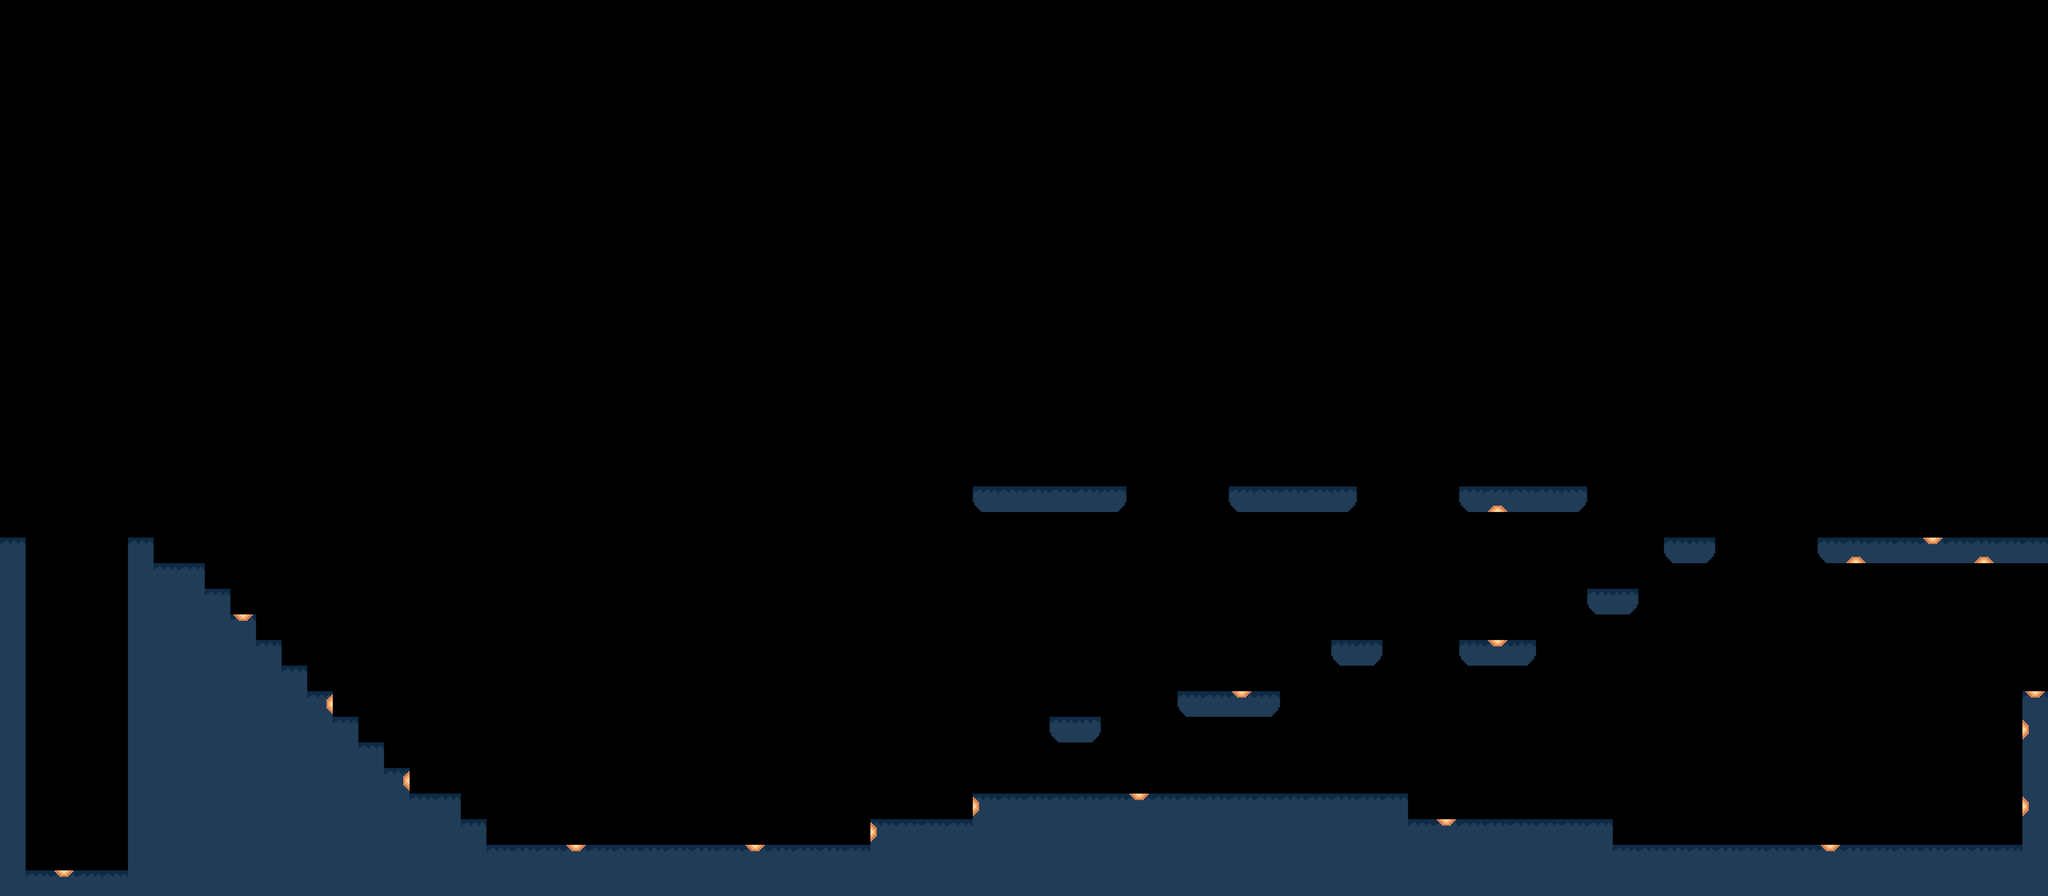

The image is a tile-based game level rendered from a .tmx file. Its description and source (layers, tilesets, objects; grid data summarised) follow:
An orthogonal 80x35 tile map with 64x64 px tiles, 3 tile layers (ground, surface, targets).

<map version="1.5" tiledversion="1.6.0" orientation="orthogonal" renderorder="right-down" width="80" height="35" tilewidth="64" tileheight="64" infinite="0" nextlayerid="4" nextobjectid="1">
 <tileset firstgid="1" source="sharpshoot_tiles.tsx" />
 <layer id="1" name="ground" width="80" height="35">
  <data>[2800 cells, 204 non-empty, 1 distinct tile ids]</data>
 </layer>
 <layer id="3" name="surface" width="80" height="35">
  <data>[2800 cells, 150 non-empty, 4 distinct tile ids]</data>
 </layer>
 <layer id="2" name="targets" width="80" height="35">
  <data>[2800 cells, 20 non-empty, 4 distinct tile ids]</data>
 </layer>
</map>
